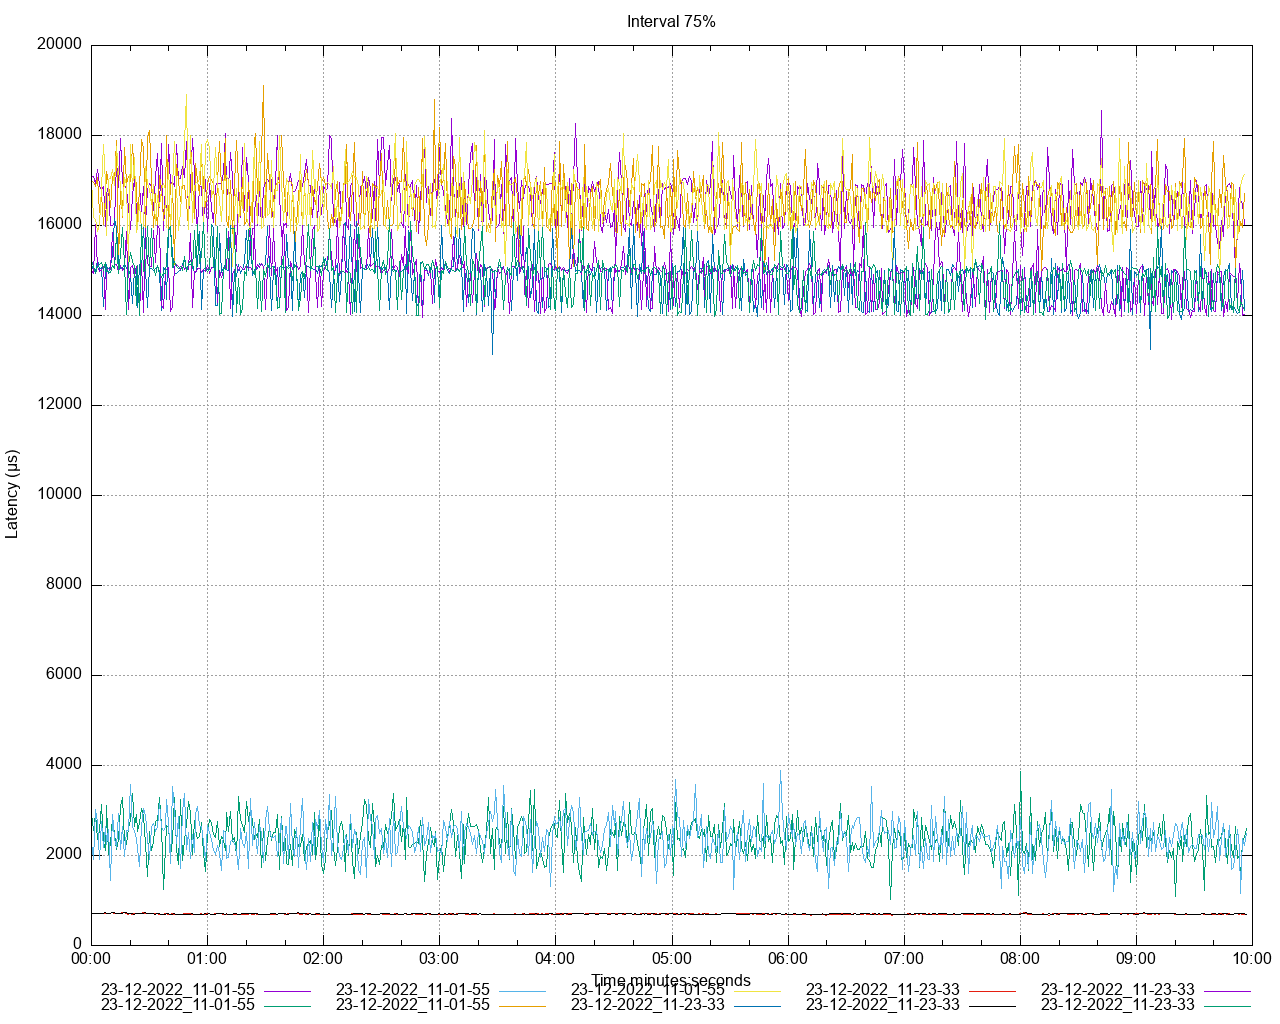

Source code (gnuplot):
set title 'Interval 75%' noenhanced
set style data lines
set datafile separator ","
set terminal png size 1280,1024
set grid
set key below
set xdata time
set timefmt "%s"
offset = 0
t0(x)=(offset=($0==0) ? x : offset, x - offset)
set xlabel 'Time minutes:seconds'
set ylabel 'Latency (μs)'
set output '/Users/ahmet.mircik/Workspace/python/hazelcast-simulator/offload-benchmarks/report/latency/latency_interval_75_put.png'
plot \
   '/Users/ahmet.mircik/Workspace/python/hazelcast-simulator/offload-benchmarks/report/data/latency_interval_75_put_1.data' using (t0(timecolumn(1))):2 title "23-12-2022_11-01-55" noenhanced , \
   '/Users/ahmet.mircik/Workspace/python/hazelcast-simulator/offload-benchmarks/report/data/latency_interval_75_put_2.data' using (t0(timecolumn(1))):2 title "23-12-2022_11-01-55" noenhanced , \
   '/Users/ahmet.mircik/Workspace/python/hazelcast-simulator/offload-benchmarks/report/data/latency_interval_75_put_3.data' using (t0(timecolumn(1))):2 title "23-12-2022_11-01-55" noenhanced , \
   '/Users/ahmet.mircik/Workspace/python/hazelcast-simulator/offload-benchmarks/report/data/latency_interval_75_put_4.data' using (t0(timecolumn(1))):2 title "23-12-2022_11-01-55" noenhanced , \
   '/Users/ahmet.mircik/Workspace/python/hazelcast-simulator/offload-benchmarks/report/data/latency_interval_75_put_5.data' using (t0(timecolumn(1))):2 title "23-12-2022_11-01-55" noenhanced , \
   '/Users/ahmet.mircik/Workspace/python/hazelcast-simulator/offload-benchmarks/report/data/latency_interval_75_put_6.data' using (t0(timecolumn(1))):2 title "23-12-2022_11-23-33" noenhanced , \
   '/Users/ahmet.mircik/Workspace/python/hazelcast-simulator/offload-benchmarks/report/data/latency_interval_75_put_7.data' using (t0(timecolumn(1))):2 title "23-12-2022_11-23-33" noenhanced , \
   '/Users/ahmet.mircik/Workspace/python/hazelcast-simulator/offload-benchmarks/report/data/latency_interval_75_put_8.data' using (t0(timecolumn(1))):2 title "23-12-2022_11-23-33" noenhanced , \
   '/Users/ahmet.mircik/Workspace/python/hazelcast-simulator/offload-benchmarks/report/data/latency_interval_75_put_9.data' using (t0(timecolumn(1))):2 title "23-12-2022_11-23-33" noenhanced , \
   '/Users/ahmet.mircik/Workspace/python/hazelcast-simulator/offload-benchmarks/report/data/latency_interval_75_put_10.data' using (t0(timecolumn(1))):2 title "23-12-2022_11-23-33" noenhanced , \
